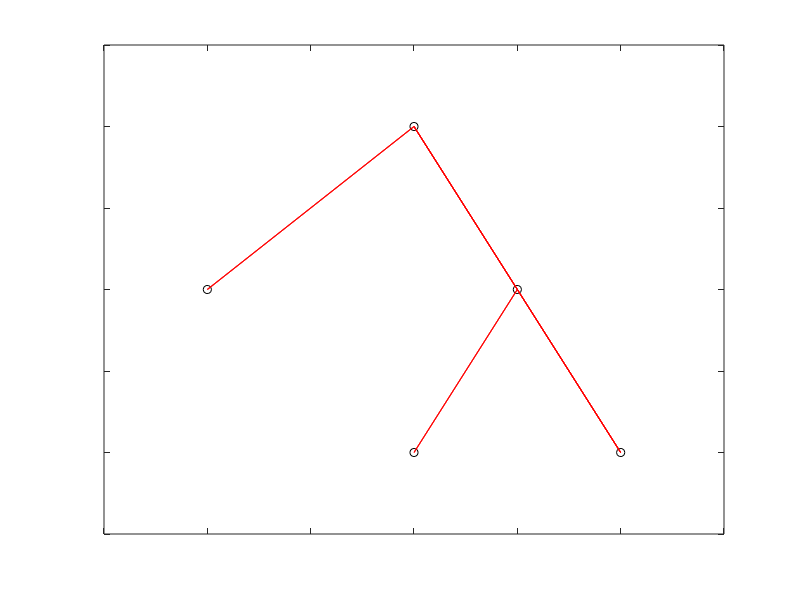

Write MATLAB code to recreate this figure. (Note: this script raises an error after producing the figure.)
treeVec=[0 1 2 2 1 ];
treeplot(treeVec);
count=size(treeVec,2);
[x,y]=treelayout(treeVec);
x=x';
y=y';
name2=cellstr(num2str((1:count)'));
name1 = cellstr(["no surfacing1","flippers2","no3","yes4","no5"]');
text(x(:,1)-0.03,y(:,1),name1,'VerticalAlignment','bottom','HorizontalAlignment','right');
